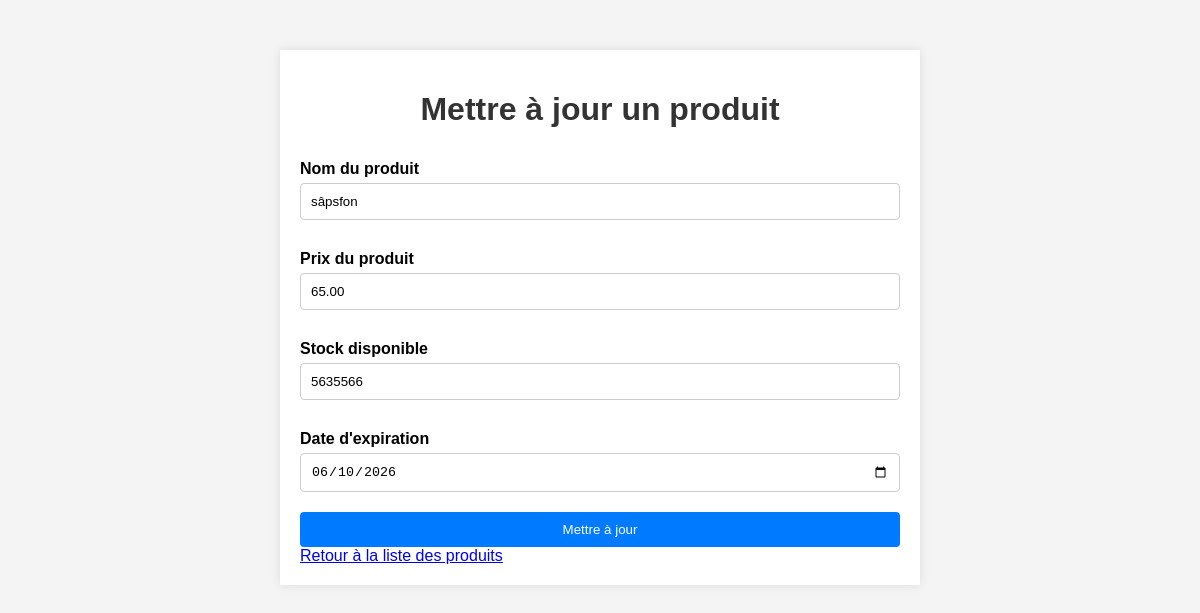
Screenshot of /detail.php?id=3 with the database file from the repository.
### tables this page shows
CREATE TABLE `pharmacie` (
  `id` int(11) NOT NULL,
  `nom` varchar(255) NOT NULL,
  `prix` decimal(10,2) NOT NULL,
  `date_expiration` date NOT NULL,
  `stock` int(11) NOT NULL
);

### detail.php (the view, shortened to what this page needs)
<?php
include './test.php';
if(isset($_GET['id'])) {
    $id = $_GET['id'];
    try {
        $sql = "SELECT * FROM pharmacie WHERE id = :id";
        $stmt = $pdo->prepare($sql);
        $stmt->execute(['id' => $id]);
        $product = $stmt->fetch(PDO::FETCH_ASSOC);
    } catch (PDOException $e) {
        echo "Erreur : " . $e->getMessage();
        exit();
    }
} else {
    echo "ID du produit non spécifié";
    exit();
}
?>
<!DOCTYPE html>
<html lang="fr">
<head>
    <link rel="stylesheet" href="detail.css">
</head>
<body>
    <div class="container">
        <h1>Mettre à jour un produit</h1>
        <form action="detail.php?id=<?php echo $id; ?>" method="post">
            <label for="nom">Nom du produit</label>
            <input type="text" id="nom" name="nom" value="<?php echo htmlspecialchars($product['nom']); ?>" required>
            <label for="prix">Prix du produit</label>
            <input type="number" step="0.01" id="prix" name="prix" value="<?php echo htmlspecialchars($product['prix']); ?>" required>
            <label for="stock">Stock disponible</label>
            <input type="number" id="stock" name="stock" value="<?php echo htmlspecialchars($product['stock']); ?>" required>
            <label for="expiration">Date d'expiration</label>
            <input type="date" id="expiration" name="expiration" value="<?php echo htmlspecialchars($product['date_expiration']); ?>" required>
            <input type="submit" value="Mettre à jour">
        </form>
        <a href="action.php">Retour à la liste des produits</a>
    </div>
</body>
</html>

### detail.css (style rules this page uses)
body { font-family: Arial, sans-serif; background-color: #f4f4f4; margin: 0; padding: 0; }
.container { width: 50%; margin: 0 auto; background: #fff; padding: 20px; box-shadow: 0 0 10px rgba(0, 0, 0, 0.1); margin-top: 50px; }
h1 { text-align: center; color: #333; }
form { display: flex; flex-direction: column; }
label { margin-top: 10px; font-weight: bold; }
input[type="text"], input[type="number"], input[type="date"] { padding: 10px; margin-top: 5px; margin-bottom: 20px; border: 1px solid #ccc; border-radius: 4px; }
input[type="submit"] { background-color: #007BFF; color: white; padding: 10px; border: none; border-radius: 4px; cursor: pointer; }

### rows the page displays
pharmacie: nom "sâpsfon", prix "65.00", stock "5635566", expiration "06/10/2026"
